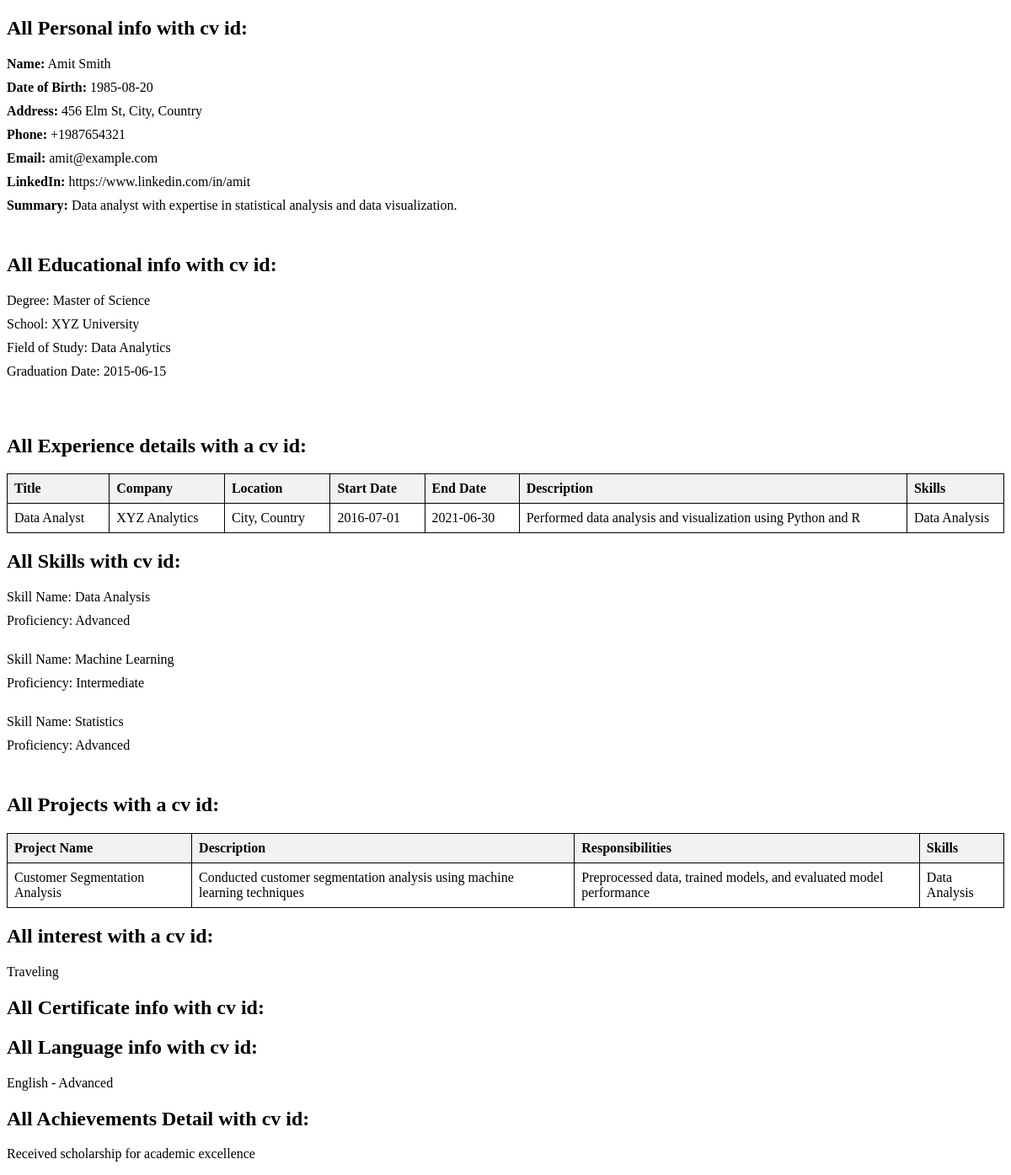
The app's page /queryall/2 with its own data.
### app.py (models this page shows)
class PersonalInformation(db.Model):
    PersonalInfoID = db.Column(db.Integer, primary_key=True)
    Userid = db.Column(db.Integer, db.ForeignKey("user.Userid"), nullable=False)
    CV_ID = db.Column(
        db.Integer, db.ForeignKey("cv.CV_ID"), nullable=False
    )  # New column for CV ID
    Fname = db.Column(db.String(100), nullable=False)
    Lname = db.Column(db.String(100), nullable=False)
    DOB = db.Column(db.Date, nullable=False)
    Address = db.Column(db.String(255), nullable=False)
    Phn = db.Column(db.String(20), nullable=False)
    Email = db.Column(db.String(100), nullable=False)
    LinkedIn = db.Column(db.String(255))
    Summary = db.Column(db.Text)

class Education(db.Model):
    Edu_ID = db.Column(db.Integer, primary_key=True)
    CV_ID = db.Column(db.Integer, db.ForeignKey("cv.CV_ID"), nullable=False)
    Userid = db.Column(db.Integer, db.ForeignKey("user.Userid"), nullable=False)
    Degree = db.Column(db.String(255), nullable=False)
    School = db.Column(db.String(255), nullable=False)
    FieldofStudy = db.Column(db.String(255), nullable=False)
    Grad_date = db.Column(db.Date, nullable=True)

class Experience(db.Model):
    __tablename__ = "experience"
    ExpID = db.Column(db.Integer, primary_key=True)
    CV_ID = db.Column(db.Integer, db.ForeignKey("cv.CV_ID"), nullable=False)
    Userid = db.Column(db.Integer, db.ForeignKey("user.Userid"), nullable=False)
    current_job = db.Column(db.Boolean, default=False)
    title = db.Column(db.String(255), nullable=False)
    company = db.Column(db.String(255), nullable=False)
    location = db.Column(db.String(255), nullable=False)  # Renamed from Location
    start_date = db.Column(db.Date, nullable=False)  # Renamed from StartDate
    end_date = db.Column(db.Date, nullable=True)  # Renamed from EndDate
    description = db.Column(db.String(255), nullable=False)  # Renamed from Desc
    skill_id = db.Column(db.Integer, db.ForeignKey("skills.SkillID"))

class Skills(db.Model):
    __tablename__ = "skills"
    SkillID = db.Column(db.Integer, primary_key=True)
    Userid = db.Column(db.Integer, db.ForeignKey("user.Userid"), nullable=False)
    CV_ID = db.Column(db.Integer, db.ForeignKey("cv.CV_ID"), nullable=False)
    skill_name = db.Column(db.String(255), nullable=False)  # Renamed from Skillname
    proficiency = db.Column(db.String(255), nullable=False)

class Project(db.Model):
    ProjectID = db.Column(db.Integer, primary_key=True)
    CV_ID = db.Column(db.Integer, db.ForeignKey("cv.CV_ID"), nullable=False)
    Userid = db.Column(db.Integer, db.ForeignKey("user.Userid"), nullable=False)
    skill_id = db.Column(db.Integer, db.ForeignKey("skills.SkillID"))
    PrjtName = db.Column(db.String(255), nullable=False)
    Desc = db.Column(db.String(255), nullable=False)
    Responsibilities = db.Column(db.String(255), nullable=False)

class Interest(db.Model):
    CV_ID = db.Column(db.Integer, db.ForeignKey("cv.CV_ID"), nullable=False)
    InterestID = db.Column(db.Integer, primary_key=True)
    Userid = db.Column(db.Integer, db.ForeignKey("user.Userid"), nullable=False)
    interest_name = db.Column(db.String(255), nullable=False)

class Language(db.Model):
    CV_ID = db.Column(db.Integer, db.ForeignKey("cv.CV_ID"), nullable=False)
    LanguageID = db.Column(db.Integer, primary_key=True)
    Userid = db.Column(db.Integer, db.ForeignKey("user.Userid"), nullable=False)
    LangName = db.Column(db.String(100), nullable=False)
    Proficiency_Lang = db.Column(db.String(50), nullable=False)

class Achievement(db.Model):
    CV_ID = db.Column(db.Integer, db.ForeignKey("cv.CV_ID"), nullable=False)
    AchievID = db.Column(db.Integer, primary_key=True)
    Userid = db.Column(db.Integer, db.ForeignKey("user.Userid"), nullable=False)
    desc = db.Column(db.String(255), nullable=False)

### app.py (the view)
@app.route("/queryall/<int:cv_id>")
def queryall(cv_id):
    personal_info = PersonalInformation.query.filter_by(CV_ID=cv_id).all()
    education_details = Education.query.filter_by(CV_ID=cv_id).all()
    Skill_details = Skills.query.filter_by(CV_ID=cv_id).all()
    Certificates_details = Certificates.query.filter_by(CV_ID=cv_id).all()
    interest_details = Interest.query.filter_by(CV_ID=cv_id).all()
    language_details = Language.query.filter_by(CV_ID=cv_id).all()
    Achievement_details = Achievement.query.filter_by(CV_ID=cv_id).all()
    experiences = Experience.query.filter_by(CV_ID=cv_id).all()
    experience_skills = {}
    for experience in experiences:
        skill_ids = [
            experience.skill_id
        ]  # Assuming skill_id is a comma-separated string of skill IDs
        skill_names = [
            skill.skill_name
            for skill in Skills.query.filter(Skills.SkillID.in_(skill_ids))
        ]
        experience_skills[experience.ExpID] = skill_names
    projects = Project.query.filter_by(CV_ID=cv_id).all()
    project_skills = {}
    for project in projects:
        skill_ids = [
            project.skill_id
        ]  # Assuming skill_id is a comma-separated string of skill IDs
        skill_names = [
            skill.skill_name
            for skill in Skills.query.filter(Skills.SkillID.in_(skill_ids))
        ]
        project_skills[project.ProjectID] = skill_names
    return render_template(
        "Queries_all.html",
        Certificates_details=Certificates_details,
        personal_info=personal_info,
        education_details=education_details,
        experiences=experiences,
        experience_skills=experience_skills,
        Skill_details=Skill_details,
        projects=projects,
        project_skills=project_skills,
        interest_details=interest_details,
        language_details=language_details,
        Achievement_details=Achievement_details,
    )

### templates/Queries_all.html (shortened to what this page needs)
<!DOCTYPE html>
<html lang="en">
<head>
</head>
<body>
    <h2>All Personal info with cv id:</h2>
    <ul>
        {% for info in personal_info %}
            <li><strong>Name:</strong> {{ info.Fname }} {{ info.Lname }}</li>
            <li><strong>Date of Birth:</strong> {{ info.DOB }}</li>
            <li><strong>Address:</strong> {{ info.Address }}</li>
            <li><strong>Phone:</strong> {{ info.Phn }}</li>
            <li><strong>Email:</strong> {{ info.Email }}</li>
            <li><strong>LinkedIn:</strong> {{ info.LinkedIn }}</li>
            <li><strong>Summary:</strong> {{ info.Summary }}</li>
            <br>
        {% endfor %}
    </ul>
    <h2>All Educational info with cv id:</h2>
    <ul>
    {% for edu in education_details %}
        <li>Degree: {{ edu.Degree }}</li>
        <li>School: {{ edu.School }}</li>
        <li>Field of Study: {{ edu.FieldofStudy }}</li>
        <li>Graduation Date: {{ edu.Grad_date }}</li><br><br>
    {% endfor %}
    </ul>
    <h2>All Experience details with a cv id:</h2>
    <table>
        <thead>
            <tr>
                <th>Title</th>
                <th>Company</th>
                <th>Location</th>
                <th>Start Date</th>
                <th>End Date</th>
                <th>Description</th>
                <th>Skills</th>
            </tr>
        </thead>
        <tbody>
            {% for experience in experiences %}
                <tr>
                    <td>{{ experience.title }}</td>
                    <td>{{ experience.company }}</td>
                    <td>{{ experience.location }}</td>
                    <td>{{ experience.start_date }}</td>
                    <td>{{ experience.end_date }}</td>
                    <td>{{ experience.description }}</td>
                    <td>
                        {% for skill in experience_skills[experience.ExpID] %}
                            {{ skill }}{% if not loop.last %}, {% endif %}
                        {% endfor %}
                    </td>
                </tr>
            {% endfor %}
        </tbody>
    </table>
    <h2>All Skills with cv id:</h2>
    <ul>
    {% for skill in Skill_details %}
        <li>Skill Name: {{ skill.skill_name }}</li>
        <li>Proficiency: {{ skill.proficiency }}</li><br>
    {% endfor %}
    </ul>
    <h2>All Projects with a cv id:</h2>
    <table>
        <thead>
            <tr>
                <th>Project Name</th>
                <th>Description</th>
                <th>Responsibilities</th>
                <th>Skills</th>
            </tr>
        </thead>
        <tbody>
            {% for project in projects %}
                <tr>
                    <td>{{ project.PrjtName }}</td>
                    <td>{{ project.Desc }}</td>
                    <td>{{ project.Responsibilities }}</td>
                    <td>
                        {% for skill in project_skills[project.ProjectID] %}
                            {{ skill }}{% if not loop.last %}, {% endif %}
                        {% endfor %}
                    </td>
                </tr>
            {% endfor %}
        </tbody>
    </table>
    <h2>All interest with a cv id:</h2>
    <ul>
    {% for interest in interest_details %}
        <li>{{ interest.interest_name }}</li>
    {% endfor %}
    </ul>
    <h2>All Certificate info with cv id:</h2>
    <h2>All Language info with cv id:</h2>
    <ul>
    {% for language in language_details %}
        <li>{{ language.LangName }} - {{ language.Proficiency_Lang }}</li>
    {% endfor %}
    </ul>
    <h2>All Achievements Detail with cv id:</h2>
    <ul>
    {% for achievement in Achievement_details %}
        <li>{{ achievement.desc }}</li>
    {% endfor %}
    </ul>
</body>
</html>

### templates/Queries_all.html (style rules this page uses)
ul { list-style-type: none; padding: 0; }
li { margin-bottom: 10px; }
table { border-collapse: collapse; width: 100%; }
th, td { border: 1px solid black; padding: 8px; text-align: left; }
th { background-color: #f2f2f2; }
th:not(:last-child), td:not(:last-child) { padding-right: 20px; }

### records on screen
PersonalInformation: Fname "Amit", Lname "Smith", DOB "1985-08-20", Address "456 Elm St, City, Country", Phn "+1987654321", Email "amit@example.com", LinkedIn "https://www.linkedin.com/in/amit", Summary "Data analyst with expertise in statistical analysis and data visualization."
Education: Degree "Master of Science", School "XYZ University", FieldofStudy "Data Analytics", Grad_date "2015-06-15"
Experience: title "Data Analyst", company "XYZ Analytics", location "City, Country", start_date "2016-07-01", end_date "2021-06-30", description "Performed data analysis and visualization using Python and R"
Skills: skill_name "Data Analysis", proficiency "Advanced"
Skills: skill_name "Machine Learning", proficiency "Intermediate"
Skills: skill_name "Statistics", proficiency "Advanced"
Project: PrjtName "Customer Segmentation Analysis", Desc "Conducted customer segmentation analysis using machine learning techniques", Responsibilities "Preprocessed data, trained models, and evaluated model performance"
Interest: interest_name "Traveling"
Language: LangName "English", Proficiency_Lang "Advanced"
Achievement: desc "Received scholarship for academic excellence"
